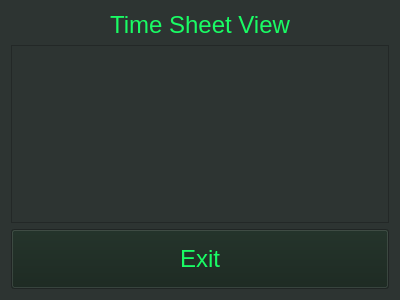
<?xml version="1.0" encoding="UTF-8"?>
<ui version="4.0">
 <class>TimeSheetView</class>
 <widget class="QWidget" name="TimeSheetView">
  <property name="geometry">
   <rect>
    <x>0</x>
    <y>0</y>
    <width>400</width>
    <height>300</height>
   </rect>
  </property>
  <property name="palette">
   <palette>
    <active>
     <colorrole role="WindowText">
      <brush brushstyle="SolidPattern">
       <color alpha="255">
        <red>25</red>
        <green>252</green>
        <blue>100</blue>
       </color>
      </brush>
     </colorrole>
     <colorrole role="Button">
      <brush brushstyle="SolidPattern">
       <color alpha="255">
        <red>21</red>
        <green>35</green>
        <blue>27</blue>
       </color>
      </brush>
     </colorrole>
     <colorrole role="Light">
      <brush brushstyle="SolidPattern">
       <color alpha="255">
        <red>25</red>
        <green>252</green>
        <blue>100</blue>
       </color>
      </brush>
     </colorrole>
     <colorrole role="Midlight">
      <brush brushstyle="SolidPattern">
       <color alpha="255">
        <red>45</red>
        <green>52</green>
        <blue>50</blue>
       </color>
      </brush>
     </colorrole>
     <colorrole role="Dark">
      <brush brushstyle="SolidPattern">
       <color alpha="255">
        <red>21</red>
        <green>35</green>
        <blue>27</blue>
       </color>
      </brush>
     </colorrole>
     <colorrole role="Mid">
      <brush brushstyle="SolidPattern">
       <color alpha="255">
        <red>21</red>
        <green>35</green>
        <blue>27</blue>
       </color>
      </brush>
     </colorrole>
     <colorrole role="Text">
      <brush brushstyle="SolidPattern">
       <color alpha="255">
        <red>25</red>
        <green>252</green>
        <blue>100</blue>
       </color>
      </brush>
     </colorrole>
     <colorrole role="BrightText">
      <brush brushstyle="SolidPattern">
       <color alpha="255">
        <red>25</red>
        <green>252</green>
        <blue>100</blue>
       </color>
      </brush>
     </colorrole>
     <colorrole role="ButtonText">
      <brush brushstyle="SolidPattern">
       <color alpha="255">
        <red>25</red>
        <green>252</green>
        <blue>100</blue>
       </color>
      </brush>
     </colorrole>
     <colorrole role="Base">
      <brush brushstyle="SolidPattern">
       <color alpha="255">
        <red>21</red>
        <green>35</green>
        <blue>27</blue>
       </color>
      </brush>
     </colorrole>
     <colorrole role="Window">
      <brush brushstyle="SolidPattern">
       <color alpha="255">
        <red>45</red>
        <green>52</green>
        <blue>50</blue>
       </color>
      </brush>
     </colorrole>
     <colorrole role="Shadow">
      <brush brushstyle="SolidPattern">
       <color alpha="255">
        <red>0</red>
        <green>0</green>
        <blue>0</blue>
       </color>
      </brush>
     </colorrole>
     <colorrole role="Highlight">
      <brush brushstyle="SolidPattern">
       <color alpha="255">
        <red>25</red>
        <green>252</green>
        <blue>100</blue>
       </color>
      </brush>
     </colorrole>
     <colorrole role="HighlightedText">
      <brush brushstyle="SolidPattern">
       <color alpha="255">
        <red>43</red>
        <green>25</green>
        <blue>22</blue>
       </color>
      </brush>
     </colorrole>
     <colorrole role="AlternateBase">
      <brush brushstyle="SolidPattern">
       <color alpha="255">
        <red>46</red>
        <green>52</green>
        <blue>54</blue>
       </color>
      </brush>
     </colorrole>
     <colorrole role="ToolTipBase">
      <brush brushstyle="SolidPattern">
       <color alpha="255">
        <red>43</red>
        <green>25</green>
        <blue>22</blue>
       </color>
      </brush>
     </colorrole>
     <colorrole role="PlaceholderText">
      <brush brushstyle="SolidPattern">
       <color alpha="128">
        <red>138</red>
        <green>226</green>
        <blue>52</blue>
       </color>
      </brush>
     </colorrole>
    </active>
    <inactive>
     <colorrole role="WindowText">
      <brush brushstyle="SolidPattern">
       <color alpha="255">
        <red>25</red>
        <green>252</green>
        <blue>100</blue>
       </color>
      </brush>
     </colorrole>
     <colorrole role="Button">
      <brush brushstyle="SolidPattern">
       <color alpha="255">
        <red>21</red>
        <green>35</green>
        <blue>27</blue>
       </color>
      </brush>
     </colorrole>
     <colorrole role="Light">
      <brush brushstyle="SolidPattern">
       <color alpha="255">
        <red>25</red>
        <green>252</green>
        <blue>100</blue>
       </color>
      </brush>
     </colorrole>
     <colorrole role="Midlight">
      <brush brushstyle="SolidPattern">
       <color alpha="255">
        <red>45</red>
        <green>52</green>
        <blue>50</blue>
       </color>
      </brush>
     </colorrole>
     <colorrole role="Dark">
      <brush brushstyle="SolidPattern">
       <color alpha="255">
        <red>21</red>
        <green>35</green>
        <blue>27</blue>
       </color>
      </brush>
     </colorrole>
     <colorrole role="Mid">
      <brush brushstyle="SolidPattern">
       <color alpha="255">
        <red>21</red>
        <green>35</green>
        <blue>27</blue>
       </color>
      </brush>
     </colorrole>
     <colorrole role="Text">
      <brush brushstyle="SolidPattern">
       <color alpha="255">
        <red>25</red>
        <green>252</green>
        <blue>100</blue>
       </color>
      </brush>
     </colorrole>
     <colorrole role="BrightText">
      <brush brushstyle="SolidPattern">
       <color alpha="255">
        <red>25</red>
        <green>252</green>
        <blue>100</blue>
       </color>
      </brush>
     </colorrole>
     <colorrole role="ButtonText">
      <brush brushstyle="SolidPattern">
       <color alpha="255">
        <red>25</red>
        <green>252</green>
        <blue>100</blue>
       </color>
      </brush>
     </colorrole>
     <colorrole role="Base">
      <brush brushstyle="SolidPattern">
       <color alpha="255">
        <red>21</red>
        <green>35</green>
        <blue>27</blue>
       </color>
      </brush>
     </colorrole>
     <colorrole role="Window">
      <brush brushstyle="SolidPattern">
       <color alpha="255">
        <red>45</red>
        <green>52</green>
        <blue>50</blue>
       </color>
      </brush>
     </colorrole>
     <colorrole role="Shadow">
      <brush brushstyle="SolidPattern">
       <color alpha="255">
        <red>0</red>
        <green>0</green>
        <blue>0</blue>
       </color>
      </brush>
     </colorrole>
     <colorrole role="Highlight">
      <brush brushstyle="SolidPattern">
       <color alpha="255">
        <red>25</red>
        <green>252</green>
        <blue>100</blue>
       </color>
      </brush>
     </colorrole>
     <colorrole role="HighlightedText">
      <brush brushstyle="SolidPattern">
       <color alpha="255">
        <red>43</red>
        <green>25</green>
        <blue>22</blue>
       </color>
      </brush>
     </colorrole>
     <colorrole role="AlternateBase">
      <brush brushstyle="SolidPattern">
       <color alpha="255">
        <red>46</red>
        <green>52</green>
        <blue>54</blue>
       </color>
      </brush>
     </colorrole>
     <colorrole role="ToolTipBase">
      <brush brushstyle="SolidPattern">
       <color alpha="255">
        <red>43</red>
        <green>25</green>
        <blue>22</blue>
       </color>
      </brush>
     </colorrole>
     <colorrole role="PlaceholderText">
      <brush brushstyle="SolidPattern">
       <color alpha="128">
        <red>138</red>
        <green>226</green>
        <blue>52</blue>
       </color>
      </brush>
     </colorrole>
    </inactive>
    <disabled>
     <colorrole role="WindowText">
      <brush brushstyle="SolidPattern">
       <color alpha="255">
        <red>21</red>
        <green>35</green>
        <blue>27</blue>
       </color>
      </brush>
     </colorrole>
     <colorrole role="Button">
      <brush brushstyle="SolidPattern">
       <color alpha="255">
        <red>21</red>
        <green>35</green>
        <blue>27</blue>
       </color>
      </brush>
     </colorrole>
     <colorrole role="Light">
      <brush brushstyle="SolidPattern">
       <color alpha="255">
        <red>25</red>
        <green>252</green>
        <blue>100</blue>
       </color>
      </brush>
     </colorrole>
     <colorrole role="Midlight">
      <brush brushstyle="SolidPattern">
       <color alpha="255">
        <red>45</red>
        <green>52</green>
        <blue>50</blue>
       </color>
      </brush>
     </colorrole>
     <colorrole role="Dark">
      <brush brushstyle="SolidPattern">
       <color alpha="255">
        <red>21</red>
        <green>35</green>
        <blue>27</blue>
       </color>
      </brush>
     </colorrole>
     <colorrole role="Mid">
      <brush brushstyle="SolidPattern">
       <color alpha="255">
        <red>21</red>
        <green>35</green>
        <blue>27</blue>
       </color>
      </brush>
     </colorrole>
     <colorrole role="Text">
      <brush brushstyle="SolidPattern">
       <color alpha="255">
        <red>21</red>
        <green>35</green>
        <blue>27</blue>
       </color>
      </brush>
     </colorrole>
     <colorrole role="BrightText">
      <brush brushstyle="SolidPattern">
       <color alpha="255">
        <red>25</red>
        <green>252</green>
        <blue>100</blue>
       </color>
      </brush>
     </colorrole>
     <colorrole role="ButtonText">
      <brush brushstyle="SolidPattern">
       <color alpha="255">
        <red>21</red>
        <green>35</green>
        <blue>27</blue>
       </color>
      </brush>
     </colorrole>
     <colorrole role="Base">
      <brush brushstyle="SolidPattern">
       <color alpha="255">
        <red>45</red>
        <green>52</green>
        <blue>50</blue>
       </color>
      </brush>
     </colorrole>
     <colorrole role="Window">
      <brush brushstyle="SolidPattern">
       <color alpha="255">
        <red>45</red>
        <green>52</green>
        <blue>50</blue>
       </color>
      </brush>
     </colorrole>
     <colorrole role="Shadow">
      <brush brushstyle="SolidPattern">
       <color alpha="255">
        <red>0</red>
        <green>0</green>
        <blue>0</blue>
       </color>
      </brush>
     </colorrole>
     <colorrole role="Highlight">
      <brush brushstyle="SolidPattern">
       <color alpha="255">
        <red>145</red>
        <green>145</green>
        <blue>145</blue>
       </color>
      </brush>
     </colorrole>
     <colorrole role="HighlightedText">
      <brush brushstyle="SolidPattern">
       <color alpha="255">
        <red>43</red>
        <green>25</green>
        <blue>22</blue>
       </color>
      </brush>
     </colorrole>
     <colorrole role="AlternateBase">
      <brush brushstyle="SolidPattern">
       <color alpha="255">
        <red>46</red>
        <green>52</green>
        <blue>54</blue>
       </color>
      </brush>
     </colorrole>
     <colorrole role="ToolTipBase">
      <brush brushstyle="SolidPattern">
       <color alpha="255">
        <red>43</red>
        <green>25</green>
        <blue>22</blue>
       </color>
      </brush>
     </colorrole>
     <colorrole role="PlaceholderText">
      <brush brushstyle="SolidPattern">
       <color alpha="128">
        <red>0</red>
        <green>0</green>
        <blue>0</blue>
       </color>
      </brush>
     </colorrole>
    </disabled>
   </palette>
  </property>
  <property name="windowTitle">
   <string>Form</string>
  </property>
  <layout class="QGridLayout" name="gridLayout">
   <item row="0" column="0">
    <widget class="QLabel" name="label">
     <property name="font">
      <font>
       <pointsize>18</pointsize>
      </font>
     </property>
     <property name="text">
      <string>Time Sheet View</string>
     </property>
     <property name="alignment">
      <set>Qt::AlignCenter</set>
     </property>
    </widget>
   </item>
   <item row="1" column="0">
    <widget class="QScrollArea" name="scrollArea">
     <property name="widgetResizable">
      <bool>true</bool>
     </property>
     <widget class="QWidget" name="scrollAreaWidgetContents">
      <property name="geometry">
       <rect>
        <x>0</x>
        <y>0</y>
        <width>380</width>
        <height>180</height>
       </rect>
      </property>
     </widget>
    </widget>
   </item>
   <item row="2" column="0">
    <widget class="QPushButton" name="exit_button">
     <property name="minimumSize">
      <size>
       <width>0</width>
       <height>60</height>
      </size>
     </property>
     <property name="font">
      <font>
       <pointsize>18</pointsize>
      </font>
     </property>
     <property name="text">
      <string>Exit</string>
     </property>
    </widget>
   </item>
  </layout>
 </widget>
 <resources/>
 <connections/>
</ui>
